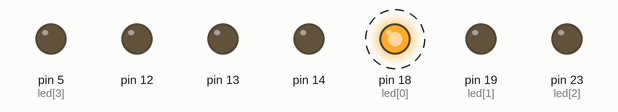
Recording of a sketch running on a simulated Arduino Mega 2560, built with avr-gcc and run on an emulated ATmega2560. Shown: output pins drawn as LEDs (lit = HIGH). Dashed ring = blinking.

Above: at 0.2 s.
Timing chart, 0 to 3.0 s (numbered marks = the images above):
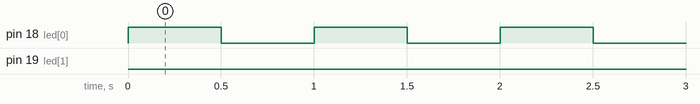

The sketch:

CS_while.ino
```cpp
#define ledR(x) digitalWrite(14,x? HIGH:LOW)
#define ledY(x) digitalWrite(12,x? HIGH:LOW)
#define ledG(x) digitalWrite(13,x? HIGH:LOW)

int led[4]={18, 19, 23, 5};

void setup()
{ for(int i=0 ;i<=3 ;i++) pinMode(led[i],OUTPUT);
  for(int i=12;i<=14;i++) pinMode(i,OUTPUT);
}

void loop()
{ for(uint8_t i=0;i<3;i++)
  { digitalWrite(led[0],HIGH);  delay(500);
    digitalWrite(led[0],LOW);   delay(500);
  }

  while(1)
  { digitalWrite(led[1],HIGH);  delay(200);
    digitalWrite(led[1],LOW);   delay(200);
  }
}

void trafficLight()
{ ledY(0);  ledR(1);  delay(3000);
  ledR(0);  ledG(1);  delay(3000);
  ledG(0);  ledY(1);  delay(2000);
}
```

Measured:
- by itself, pin 18 (led[0]): alternates HIGH for 0.50 s and LOW for 0.50 s, 6 changes in all, then stays LOW
- by itself, pin 19 (led[1]): LOW → HIGH at 3.0 s, → LOW 0.20 s later, → HIGH 0.20 s later, → LOW 0.20 s later, … (635 changes in this stretch)
